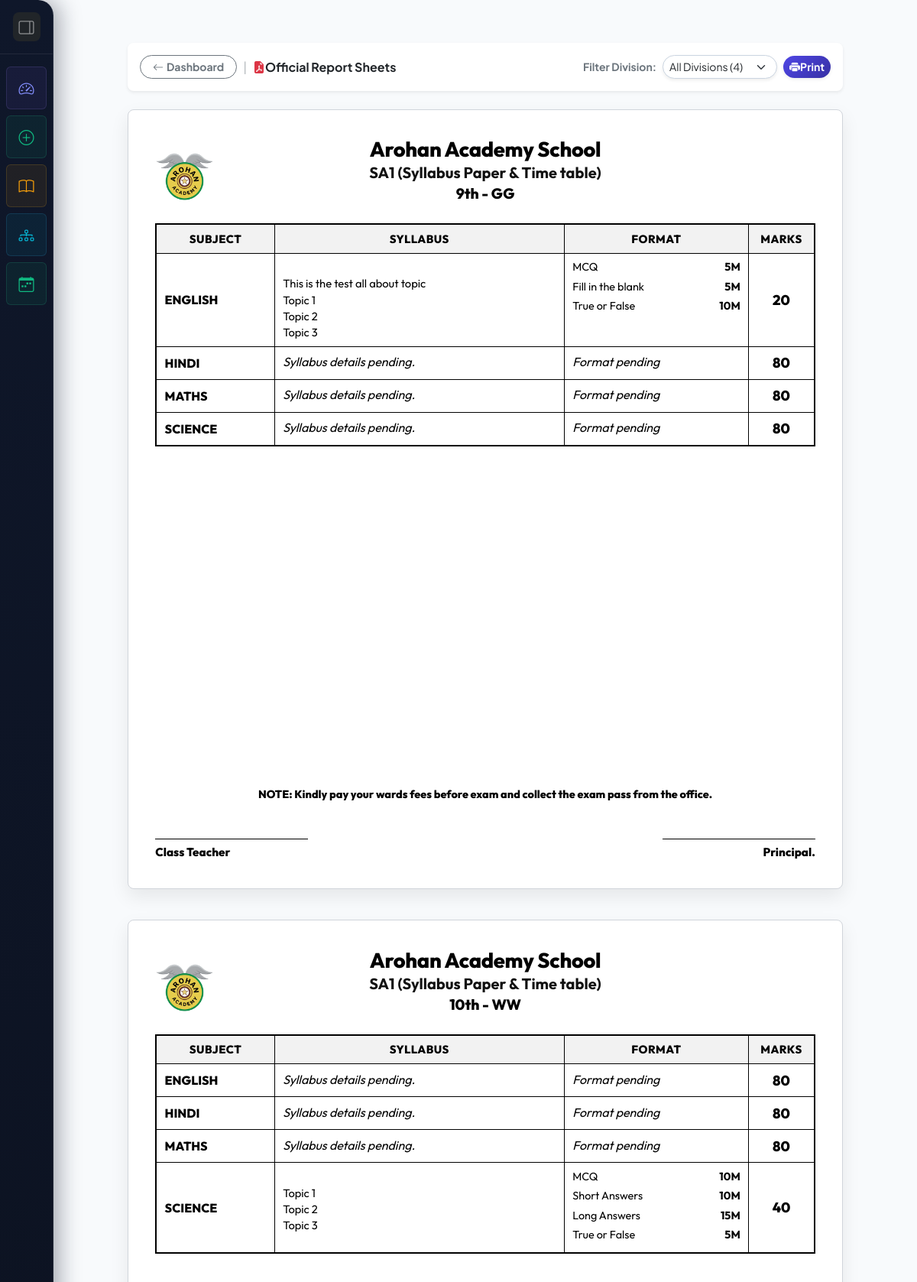
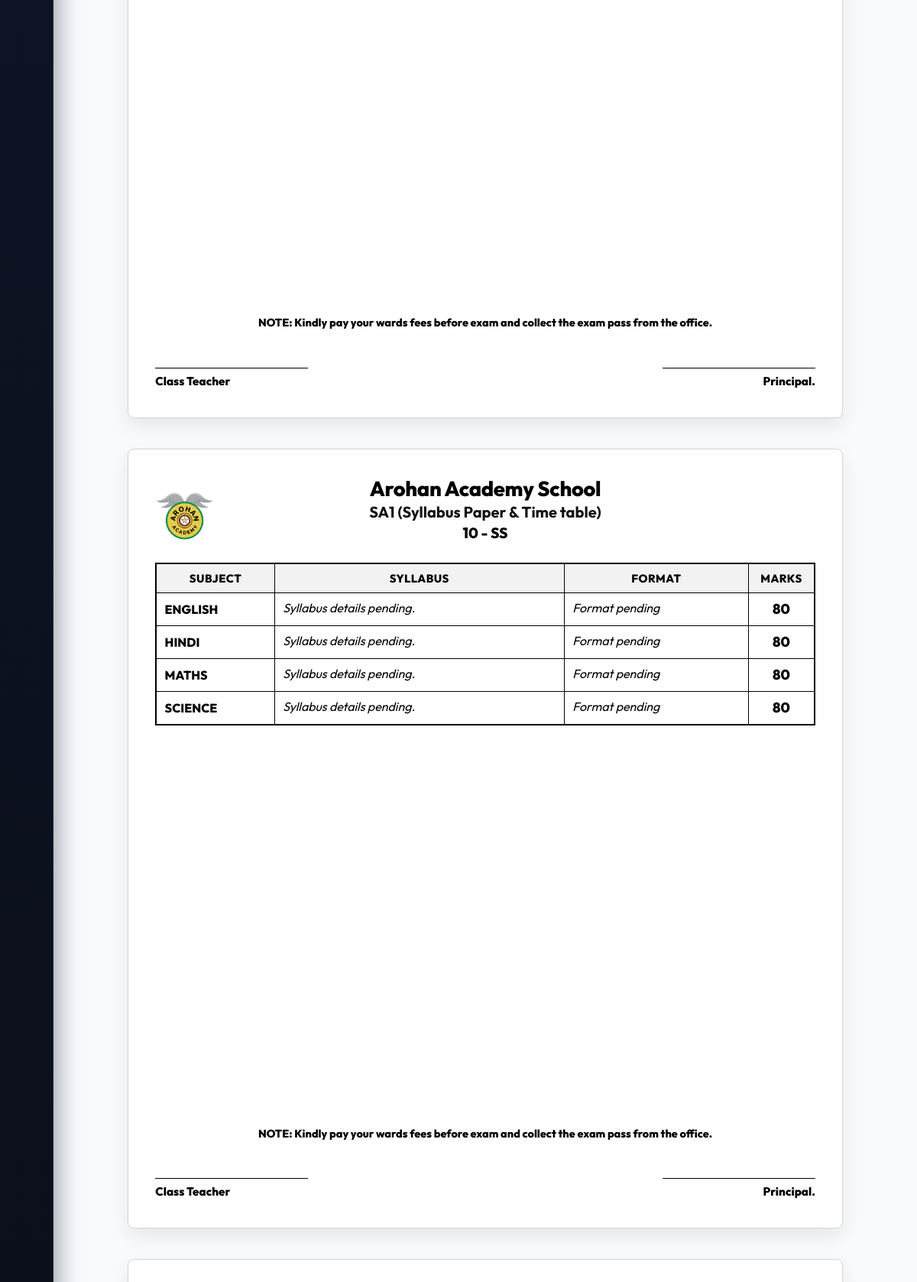
/exam/1/compiled-report/ (signed in, upper part), run on the app's committed database (2 pictures, top to bottom).
### core/models.py (models this page shows, shortened)
class Exam(models.Model):
    title = models.CharField(max_length=200, help_text="e.g. PA-1 Exam 2026-2027")
    academic_year = models.CharField(max_length=50, help_text="e.g. 2026-2027")
    school_name = models.CharField(max_length=250, default="Arohan Academy School", help_text="School Name Header")
    header_subtitle = models.CharField(max_length=200, default="(Syllabus Paper & Time table)", help_text="Subtitle e.g. (Syllabus Paper & Time table)")
    note_text = models.CharField(max_length=300, default="NOTE: Kindly pay your wards fees before exam and collect the exam pass from the office.", help_text="Bottom note")
    hide_target_before_submission = models.BooleanField(
        default=False,
        help_text="Hide pre-set marks and duration before teacher submission so teachers enter them on submit.",
    )
    created_at = models.DateTimeField(auto_now_add=True, db_index=True)
    is_active = models.BooleanField(default=True, db_index=True)
    class Meta:
        ordering = ['-created_at']
        indexes = [
            models.Index(fields=['is_active', '-created_at'], name='idx_exam_active_created'),
        ]

class PortionSubmission(models.Model):
    STATUS_CHOICES = [
        ('PENDING', 'Pending Submission'),
        ('SUBMITTED', 'Submitted by Teacher'),
        ('APPROVED', 'Approved by Principal'),
        ('REVISION', 'Revision Requested'),
    ]
    id = models.UUIDField(primary_key=True, default=uuid.uuid4, editable=False)
    exam = models.ForeignKey(Exam, on_delete=models.CASCADE, related_name='submissions')
    master_subject = models.ForeignKey(MasterSubject, on_delete=models.SET_NULL, null=True, blank=True, related_name='submissions')
    division_ref = models.ForeignKey(Division, on_delete=models.SET_NULL, null=True, blank=True, related_name='submissions')
    class_name = models.CharField(max_length=100, db_index=True, help_text="e.g. Grade VIII(MM) or Class 10-A")
    subject_name = models.CharField(max_length=100, db_index=True, help_text="e.g. Mathematics, Physics")
    teacher_name = models.CharField(max_length=150, help_text="Teacher's full name")
    teacher_email = models.EmailField(blank=True, null=True, help_text="Optional teacher contact email")
    exam_date = models.DateField(blank=True, null=True, db_index=True, help_text="Date of exam e.g. 2026-07-06")
    syllabus_portion = models.TextField(blank=True, help_text="List chapters, topics, and units covered")
    instructions_for_students = models.TextField(blank=True, help_text="Special instructions for question paper e.g. Use of calculator allowed")
    total_marks = models.PositiveIntegerField(default=80)
    duration_minutes = models.PositiveIntegerField(default=180, help_text="Exam duration in minutes")
    order = models.PositiveIntegerField(default=0, db_index=True, help_text="Sequence order of subject for display and reports")
    status = models.CharField(max_length=20, choices=STATUS_CHOICES, default='PENDING', db_index=True)
    principal_remarks = models.TextField(blank=True, help_text="Remarks from Principal/Admin")
    submitted_at = models.DateTimeField(blank=True, null=True)
    created_at = models.DateTimeField(auto_now_add=True)
    updated_at = models.DateTimeField(auto_now=True)
    class Meta:
        ordering = ['order', 'class_name', 'subject_name']
        indexes = [
            models.Index(fields=['exam', 'status'], name='idx_sub_exam_status'),
            models.Index(fields=['exam', 'division_ref', 'master_subject'], name='idx_sub_exam_div_subj'),
            models.Index(fields=['exam', 'order', 'subject_name'], name='idx_sub_exam_order_subj'),
            models.Index(fields=['exam', 'subject_name', 'status'], name='idx_sub_exam_subj_status'),
        ]
    @property
    def display_class_name(self):
        if self.division_ref_id:
            return str(self.division_ref)
        return self.class_name

class QuestionPatternItem(models.Model):
    submission = models.ForeignKey(PortionSubmission, on_delete=models.CASCADE, related_name='pattern_items')
    section_name = models.CharField(max_length=100, blank=True, default='', help_text="e.g. Section A, Part 1")
    question_type = models.CharField(max_length=100, help_text="e.g. MCQ, Short Answer, Essay")
    number_of_questions = models.PositiveIntegerField(default=1)
    marks_per_question = models.FloatField(default=1.0)
    choice_info = models.CharField(max_length=150, blank=True, help_text="e.g. Answer any 5 out of 7, compulsory")
    @property
    def total_marks(self):
        return self.number_of_questions * self.marks_per_question

### core/views.py (the view, shortened to what this page needs)
# urls.py: path('exam/<int:exam_id>/compiled-report/', views.compiled_exam_report, name='compiled_exam_report'),
@login_required
def compiled_exam_report(request, exam_id):
    exam = get_object_or_404(Exam, id=exam_id)
    submissions = list(
        PortionSubmission.objects
        .filter(exam=exam)
        .select_related('division_ref')
        .prefetch_related('pattern_items')
        .order_by('order', 'subject_name', 'created_at')
    )
    timetables = list(
        ExamTimetable.objects
        .filter(exam=exam)
        .prefetch_related('divisions', 'entries')
    )
    div_tt_map = {}
    global_tt = None
    grouped_classes = defaultdict(list)
    for sub in submissions:
        grouped_classes[sub.display_class_name].append(sub)
    class_reports = []
    for class_name, subs in grouped_classes.items():
        first_sub = subs[0] if subs else None
        div_ref_id = first_sub.division_ref_id if first_sub else None
        timetable_obj = div_tt_map.get(div_ref_id) if div_ref_id else None
        if timetable_obj is None:
            timetable_obj = global_tt
        if timetable_obj is None:
            fallback_items = [
                {
                    'exam_date': sub.exam_date,
                    'subject_name': sub.subject_name,
                }
                for sub in subs
                if sub.exam_date
            ]
            fallback_items.sort(key=lambda x: x['exam_date'])
            if fallback_items:
                timetable_obj = {
                    'name': f"{exam.title} TIMETABLE-{exam.academic_year}",
                    'entries': fallback_items,
                }
        class_reports.append({
            'class_name': class_name,
            'submissions': subs,
            'timetable': timetable_obj,
        })
    return render(request, 'core/compiled_report.html', {
        'exam': exam,
        'class_reports': class_reports,
    })

### core/models.py (called while the page is built)
    def __str__(self):
        return f"{self.standard} - {self.division_name}"

### templates/core/compiled_report.html (shortened to what this page needs)
{% extends 'base.html' %}
{% load static %}
{% block content %}
<div class="container my-3" style="max-width: 960px;">
    <div class="card no-print p-3 mb-4 border-0 shadow-sm rounded-3 bg-white">
        <div class="d-flex flex-column flex-lg-row justify-content-between align-items-lg-center gap-3">
            <div class="d-flex align-items-center gap-2 text-nowrap">
                <a href="{% url 'principal_dashboard' %}" class="btn btn-outline-secondary btn-sm rounded-pill px-3 fw-bold text-nowrap d-inline-flex align-items-center">
                    <i class="bi bi-arrow-left me-1"></i> Dashboard
                </a>
                <span class="text-secondary opacity-50">|</span>
                <span class="fw-bold text-dark fs-6 text-nowrap"><i class="bi bi-file-earmark-pdf-fill text-danger me-1.5"></i>Official Report Sheets</span>
            </div>
            <div class="d-flex align-items-center gap-2 flex-wrap flex-sm-nowrap">
                <div class="d-flex align-items-center text-nowrap">
                    <label for="divisionFilterSelect" class="form-label mb-0 me-2 small fw-bold text-secondary text-nowrap">Filter Division:</label>
                    <select id="divisionFilterSelect" class="form-select form-select-sm rounded-pill font-semibold shadow-sm text-nowrap" style="min-width: 150px; border-color: #cbd5e1;" onchange="filterDivision(this.value)">
                        <option value="all" selected>All Divisions ({{ class_reports|length }})</option>
                    </select>
                </div>
                <button onclick="triggerPrint()" class="btn btn-primary btn-sm rounded-pill px-3.5 py-1.5 fw-bold text-white text-nowrap shadow-sm" style="background: linear-gradient(135deg, #4f46e5 0%, #3730a3 100%); border: none;" id="printBtn">
                    <i class="bi bi-printer-fill me-1.5"></i><span id="printBtnText">Print</span>
                </button>
            </div>
        </div>
    </div>
    {% for report in class_reports %}
    <div class="official-paper" data-division-slug="{{ report.class_name|slugify }}">
        <div>
            <div class="d-flex align-items-center justify-content-between mb-2">
                <div style="width: 80px;" class="text-start">
                    <img src="{% static 'images/school_logo.png' %}" alt="School Logo" width="75" height="75" style="max-width: 75px; max-height: 75px; object-fit: contain;">
                </div>
                <div class="text-center official-header flex-grow-1 px-2">
                    <h3>{{ exam.school_name }}</h3>
                    <h4>{{ exam.title }} {{ exam.header_subtitle }}</h4>
                    <h5>{{ report.class_name }}</h5>
                </div>
            </div>
            <table class="table-official">
                <thead>
                    <tr>
                        <th style="width: 18%;">SUBJECT</th>
                        <th style="width: 44%;">SYLLABUS</th>
                        <th style="width: 28%;">FORMAT</th>
                        <th style="width: 10%;">MARKS</th>
                    </tr>
                </thead>
                <tbody>
                    {% for sub in report.submissions %}
                    <tr>
                        <td class="sub-title align-middle">
                            {{ sub.subject_name }}
                        </td>
                        {% if sub.status == 'APPROVED' %}
                            <td style="white-space: pre-line; line-height: 1.45; font-size: 0.92rem;">
                                {{ sub.syllabus_portion|default:"Syllabus details pending." }}
                            </td>
                            <td>
                                {% for item in sub.pattern_items.all %}
                                <div class="format-item">
                                    <span>{% if item.question_type %}{{ item.question_type }}{% else %}Question Pattern{% endif %}</span>
                                    <span class="fw-bold ms-2">{{ item.total_marks|floatformat:"0" }}M</span>
                                </div>
                                {% empty %}
                                <span class="text-muted small">Format pending</span>
                                {% endfor %}
                            </td>
                        {% else %}
                            <td class="text-muted fst-italic">
                                Syllabus details pending.
                            </td>
                            <td class="text-muted fst-italic">
                                Format pending
                            </td>
                        {% endif %}
                        <td class="marks-cell align-middle">
                            {% if sub.total_marks > 0 %}{{ sub.total_marks }}{% else %}&mdash;{% endif %}
                        </td>
                    </tr>
                    {% empty %}
                    <tr>
                        <td colspan="4" class="text-center text-muted py-4">No subjects added for this grade yet.</td>
                    </tr>
                    {% endfor %}
                </tbody>
            </table>
        </div>
        <div>
            <div class="note-text text-center">
                {{ exam.note_text }}
            </div>
            <div class="row signature-row">
                <div class="col-6">
                    <div class="signature-box text-start">
                        <div class="sig-line" style="margin: 0 0 0.4rem 0;"></div>
                        <p>Class Teacher</p>
                    </div>
                </div>
                <div class="col-6">
                    <div class="signature-box text-end">
                        <div class="sig-line" style="margin: 0 0 0.4rem auto;"></div>
                        <p>Principal.</p>
                    </div>
                </div>
            </div>
        </div>
    </div>
    {% empty %}
    <div class="card glass-card text-center p-5">
        <i class="bi bi-inbox display-4 text-muted mb-3"></i>
        <h4>No Submissions Found for This Exam</h4>
        <p class="text-muted">Perform Subject Customization or Add Requests first to generate the report sheet.</p>
    </div>
    {% endfor %}
</div>
{% endblock %}

### static/css/style.css (style rules this page uses)
:root { --primary-color: #4f46e5; --primary-hover: #4338ca; --secondary-color: #06b6d4; --accent-color: #f59e0b; --bg-main: #f8fafc; --bg-card: #ffffff; --text-main: #0f172a; --text-muted: #64748b; --border-color: #e2e8f0; --card-shadow: 0 10px 25px -5px rgba(0, 0, 0, 0.05), 0 8px 10px -6px rgba(0, 0, 0, 0.01); --glass-bg: rgba(255, 255, 255, 0.85); --glass-border: rgba(255, 255, 255, 0.4); }
body { font-family: 'Plus Jakarta Sans', sans-serif; background-color: var(--bg-main); color: var(--text-main); min-height: 100vh; display: flex; flex-direction: column; }
h1, h2, h3, h4, h5, h6, .brand-font { font-family: 'Outfit', sans-serif; font-weight: 700; }

### templates/core/compiled_report.html (style rules this page uses)
.official-paper { background-color: #ffffff; color: #000000; font-family: 'Outfit', 'Times New Roman', 'Arial', sans-serif; padding: 2.2rem; margin-bottom: 2.5rem; border: 1px solid #d1d5db; border-radius: 0.5rem; box-shadow: 0 10px 25px rgba(0,0,0,0.08); display: flex; flex-direction: column; justify-content: space-between; min-height: 270mm; box-sizing: border-box; }
.official-header h3 { font-weight: 800; font-size: 1.7rem; margin-bottom: 0.15rem; color: #000; letter-spacing: -0.3px; }
.official-header h4 { font-weight: 700; font-size: 1.25rem; margin-bottom: 0.25rem; color: #111; }
.official-header h5 { font-weight: 800; font-size: 1.2rem; margin-bottom: 1.2rem; color: #000; }
.table-official { width: 100% !important; border-collapse: collapse !important; border: 2px solid #000000 !important; margin-bottom: 1.2rem; }
.table-official th, .table-official td { border: 1.5px solid #000000 !important; padding: 0.45rem 0.65rem !important; vertical-align: top; color: #000000 !important; }
.table-official th { background-color: #f2f2f2 !important; text-align: center; font-weight: 800; font-size: 0.92rem; letter-spacing: 0.5px; text-transform: uppercase; }
.sub-title { font-weight: 800; font-size: 1rem; text-transform: uppercase; color: #000000; }
.format-item { display: flex; justify-content: space-between; margin-bottom: 0.25rem; font-size: 0.9rem; }
.marks-cell { text-align: center; vertical-align: middle !important; font-weight: 800; font-size: 1.15rem; }
.note-text { font-weight: 800; font-size: 0.9rem; margin-top: 1rem; margin-bottom: 1.5rem; line-height: 1.4; }
.signature-row { margin-top: auto; padding-top: 1.5rem; }
.signature-box { text-align: center; }
.signature-box .sig-line { border-top: 1.5px solid #000000; width: 200px; margin: 0 auto 0.4rem auto; }
.signature-box p { font-weight: 800; font-size: 0.95rem; margin: 0; color: #000000; }

### data on the page
Exam: school_name "Arohan Academy School" "Arohan Academy School" "Arohan Academy School", title "SA1" "SA1" "SA1", header_subtitle "(Syllabus Paper & Time table)" "(Syllabus Paper & Time table)" "(Syllabus Paper & Time table)", note_text "NOTE: Kindly pay your wards fees before exam and collect the exam pass from the office." "NOTE: Kindly pay your wards fees before exam and collect the exam pass from the office." "NOTE: Kindly pay your wards fees before exam and collect the exam pass from the office."
PortionSubmission: subject_name "ENGLISH", syllabus_portion "This is the test all about topic Topic 1 Topic 2 Topic 3", total_marks "20"
QuestionPatternItem: question_type "MCQ", total_marks "5"
QuestionPatternItem: question_type "Fill in the blank", total_marks "5"
QuestionPatternItem: question_type "True or False", total_marks "10"
PortionSubmission: subject_name "HINDI", status "Syllabus details pending.", total_marks "80"
PortionSubmission: subject_name "MATHS", status "Syllabus details pending.", total_marks "80"
PortionSubmission: subject_name "SCIENCE", status "Syllabus details pending.", total_marks "80"
PortionSubmission: subject_name "ENGLISH", status "Syllabus details pending.", total_marks "80"
PortionSubmission: subject_name "HINDI", status "Syllabus details pending.", total_marks "80"
PortionSubmission: subject_name "MATHS", status "Syllabus details pending.", total_marks "80"
PortionSubmission: subject_name "SCIENCE", syllabus_portion "Topic 1 Topic 2 Topic 3", total_marks "40"
QuestionPatternItem: question_type "MCQ", total_marks "10"
QuestionPatternItem: question_type "Short Answers", total_marks "10"
QuestionPatternItem: question_type "Long Answers", total_marks "15"
QuestionPatternItem: question_type "True or False", total_marks "5"
PortionSubmission: subject_name "ENGLISH", status "Syllabus details pending.", total_marks "80"
PortionSubmission: subject_name "HINDI", status "Syllabus details pending.", total_marks "80"
PortionSubmission: subject_name "MATHS", status "Syllabus details pending.", total_marks "80"
PortionSubmission: subject_name "SCIENCE", status "Syllabus details pending.", total_marks "80"

### other printed values
{{ report.class_name }} "9th - GG" "10th - WW" "10 - SS"
